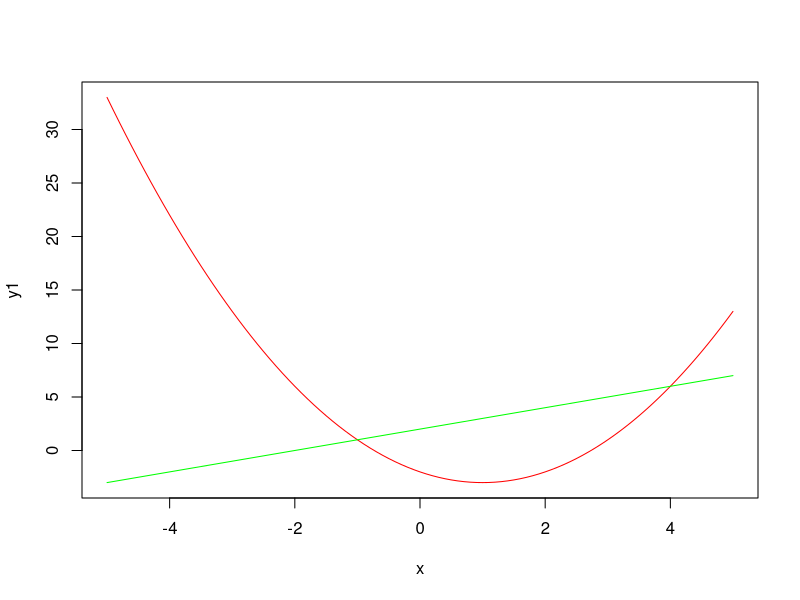

Here is the R script that generated this plot:
## ---- chunk 1
x=seq(-5,5,0.1)
y1=x^2 - 2*x - 2
y2=x+2
plot(x,y1,type='l',col='red')
lines(x,y2,col='green')
## ---- chunk 2
f1 <- function(x)
{
  return(x^2 - 2*x - 2)
}


f2 <- function(x)
{
  return(x+2)
}

integrate(f2,lower=-1,upper=4)$value - integrate(f1,lower=-1,upper=4)$value
